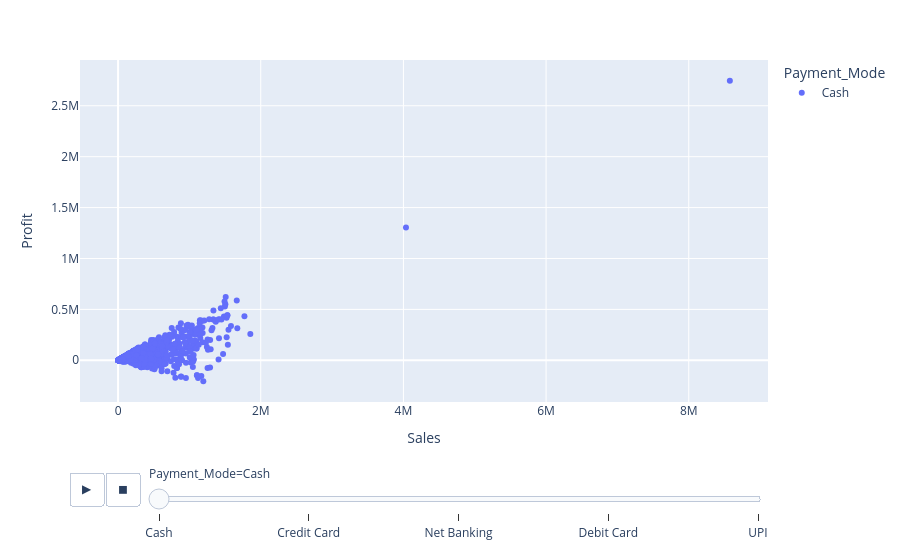

The notebook cell saved with this chart:
### Code cell
# Use: Time-based dashboards.

fig = px.scatter(
    df,
    x="Sales",
    y="Profit",
    color="Payment_Mode",
    animation_frame="Payment_Mode"
)

fig.show()

### Figure 1 — Plotly figure (JSON) as saved in the notebook; plotly's stock layout.template omitted (floating-point values rounded to 4 significant figures; data arrays with more than 128 entries replaced by an {"elided": "..."} marker saying what was removed)
{"data": [{"hovertemplate": "Payment_Mode=Cash<br>Sales=%{x}<br>Profit=%{y}<extra></extra>", "legendgroup": "Cash", "marker": {"color": "#636efa", "symbol": "circle"}, "mode": "markers", "name": "Cash", "orientation": "v", "showlegend": true, "type": "scatter", "x": {"elided": "1978 float values"}, "xaxis": "x", "y": {"elided": "1978 float values"}, "yaxis": "y"}], "layout": {"legend": {"title": {"text": "Payment_Mode"}, "tracegroupgap": 0}, "margin": {"t": 60}, "sliders": [{"active": 0, "currentvalue": {"prefix": "Payment_Mode="}, "len": 0.9, "pad": {"b": 10, "t": 60}, "steps": [{"args": [["Cash"], {"frame": {"duration": 0, "redraw": false}, "fromcurrent": true, "mode": "immediate", "transition": {"duration": 0, "easing": "linear"}}], "label": "Cash", "method": "animate"}, {"args": [["Credit Card"], {"frame": {"duration": 0, "redraw": false}, "fromcurrent": true, "mode": "immediate", "transition": {"duration": 0, "easing": "linear"}}], "label": "Credit Card", "method": "animate"}, {"args": [["Net Banking"], {"frame": {"duration": 0, "redraw": false}, "fromcurrent": true, "mode": "immediate", "transition": {"duration": 0, "easing": "linear"}}], "label": "Net Banking", "method": "animate"}, {"args": [["Debit Card"], {"frame": {"duration": 0, "redraw": false}, "fromcurrent": true, "mode": "immediate", "transition": {"duration": 0, "easing": "linear"}}], "label": "Debit Card", "method": "animate"}, {"args": [["UPI"], {"frame": {"duration": 0, "redraw": false}, "fromcurrent": true, "mode": "immediate", "transition": {"duration": 0, "easing": "linear"}}], "label": "UPI", "method": "animate"}], "x": 0.1, "xanchor": "left", "y": 0, "yanchor": "top"}], "updatemenus": [{"buttons": [{"args": [null, {"frame": {"duration": 500, "redraw": false}, "fromcurrent": true, "mode": "immediate", "transition": {"duration": 500, "easing": "linear"}}], "label": "&#9654;", "method": "animate"}, {"args": [[null], {"frame": {"duration": 0, "redraw": false}, "fromcurrent": true, "mode": "immediate", "transition": {"duration": 0, "easing": "linear"}}], "label": "&#9724;", "method": "animate"}], "direction": "left", "pad": {"r": 10, "t": 70}, "showactive": false, "type": "buttons", "x": 0.1, "xanchor": "right", "y": 0, "yanchor": "top"}], "xaxis": {"anchor": "y", "domain": [0, 1], "title": {"text": "Sales"}}, "yaxis": {"anchor": "x", "domain": [0, 1], "title": {"text": "Profit"}}}}
